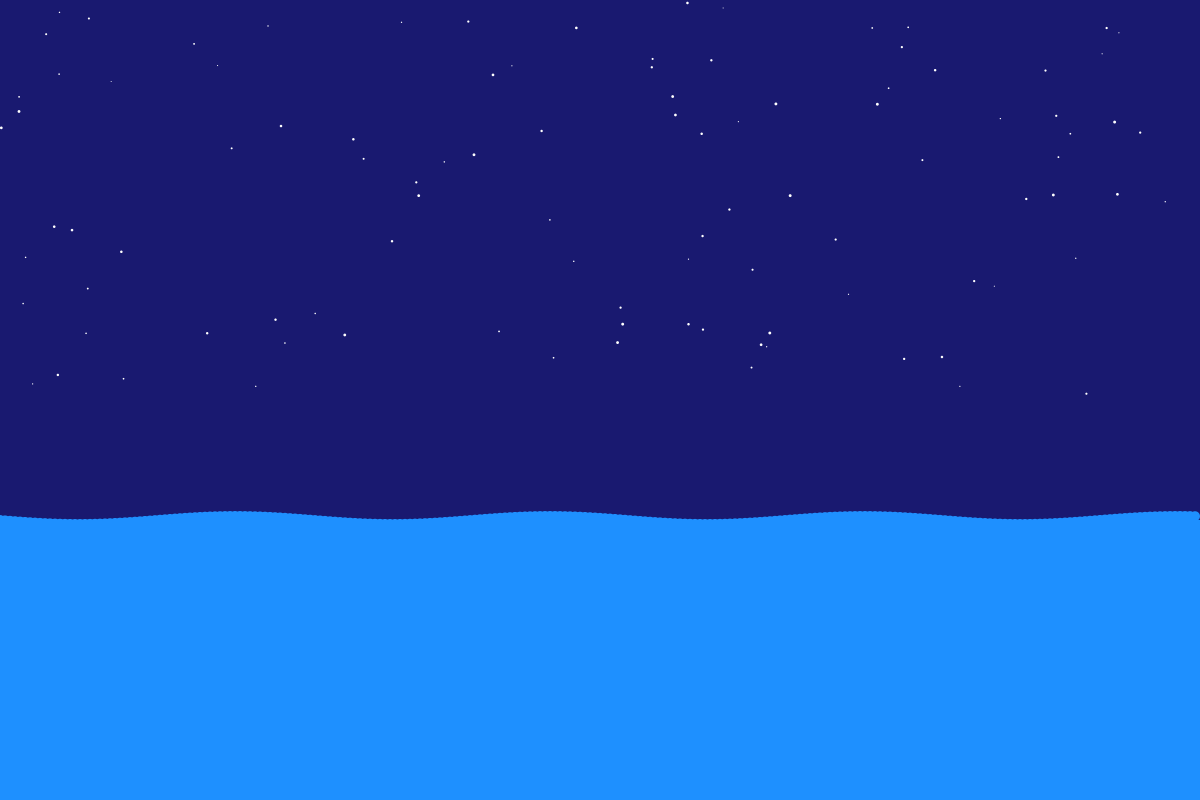
Frame 1 (no input)
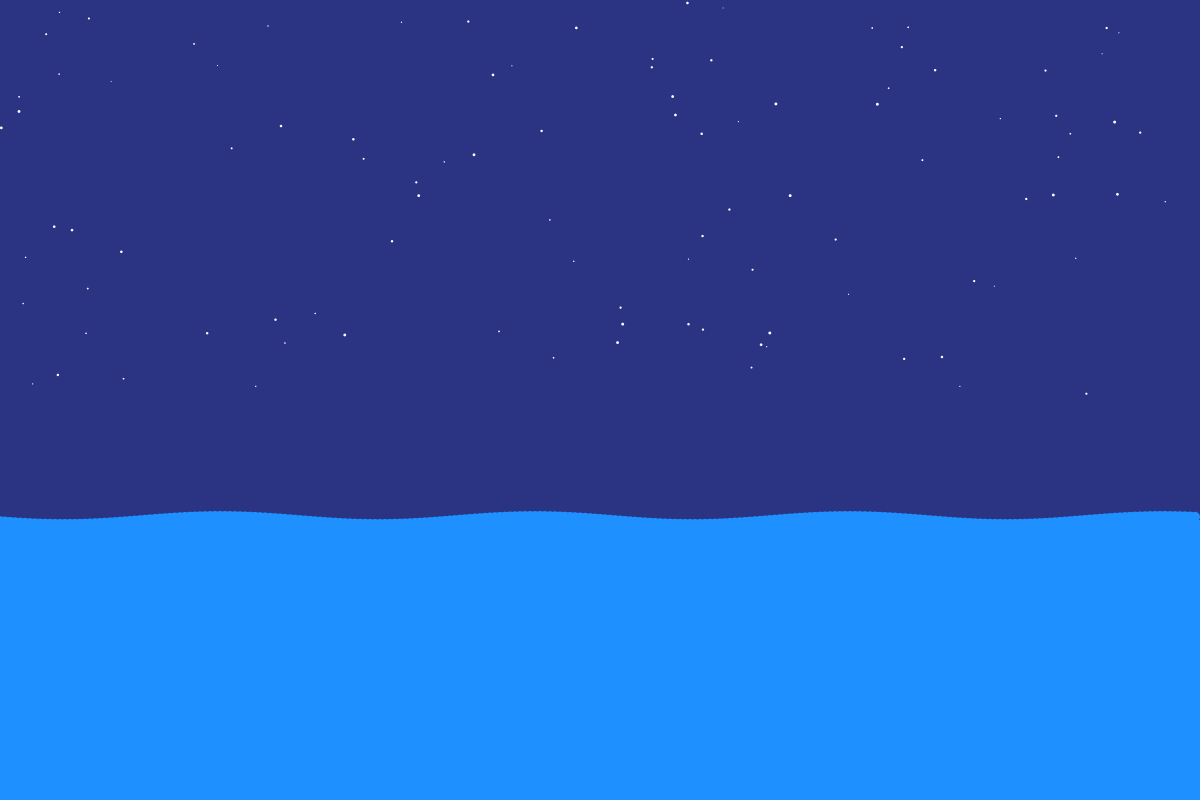
Frame 60 (the mouse pressed at the canvas centre just before this capture)
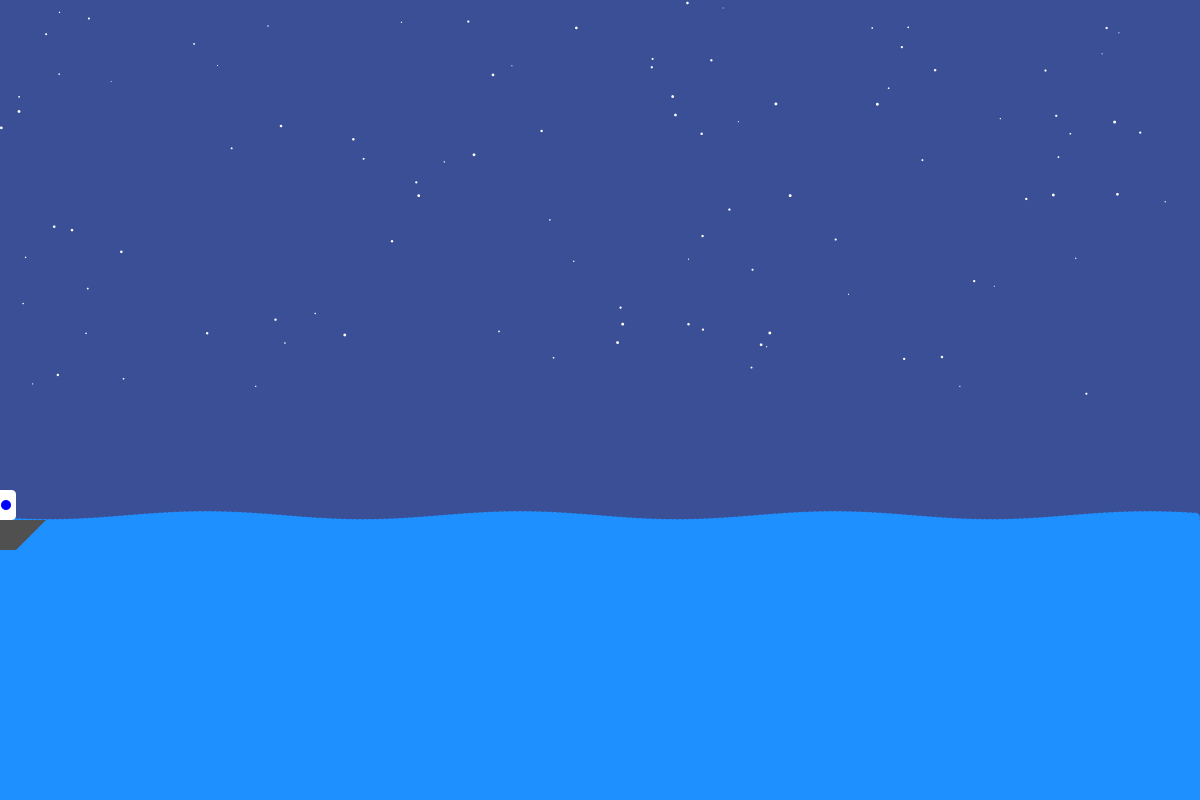
Frame 120 (the mouse held since frame 60 and released just before this capture)

The Processing sketch that drew these frames (run headless with seeded random() and noise(); from frame 60 on, the mouse is pressed at the canvas centre):

// Processing sketch: Arshiya_Huq
// ── Arshiya_Huq.pde
// Sky - Class for managing the sky color and transition
class Sky {
  color dayColor, nightColor, currentColor; // Colors for day, night, and current sky
  float timeOfDay; // Tracks the progression of time (0 to 1 cycle)

  // Constructor to initialize the sky colors and set the initial state
  Sky(color dayColor, color nightColor) {
    this.dayColor = dayColor; // Daytime sky color
    this.nightColor = nightColor; // Nighttime sky color
    this.currentColor = dayColor; // Start with day color
    this.timeOfDay = 0; // Start at the beginning of the day
  }

  // Update the time and calculate the current color based on the time of day
  void update() {
    timeOfDay += 0.0004; // Slow progression of time
    if (timeOfDay > 1) timeOfDay = 0; // Reset after a full day-night cycle
    // Interpolate between night and day colors using a sine wave for smooth transitions
    currentColor = lerpColor(nightColor, dayColor, abs(sin(TWO_PI * timeOfDay)));
  }

  // Display the current sky color as the background
  void display() {
    background(currentColor); // Set the background to the current sky color
  }
}

// Wave Class for managing the ocean waves
class Wave {
  float waveOffset, waveAmplitude, waveFrequency, waveSpeed; // Properties of the wave

  // Constructor initializes wave properties
  Wave(float waveAmplitude, float waveFrequency, float waveSpeed) {
    this.waveAmplitude = waveAmplitude; // Height of the wave
    this.waveFrequency = waveFrequency; // Frequency of the wave oscillations
    this.waveSpeed = waveSpeed; // Speed of wave movement
    this.waveOffset = 0; // Starting offset for wave animation
  }

  // Update the wave offset to simulate movement
  void update() {
    waveOffset += waveSpeed; // Shift the wave horizontally over time
  }

  // Display the ocean surface and waves
  void display() {
    fill(30, 144, 255); // Ocean blue color
    // Draw the flat surface of the ocean
    rect(0, height * 0.65, width, height * 0.35); 

    // Draw faint waves closer to the water's surface
    for (float x = 0; x < width; x += 5) {
      // Calculate wave height using a sine wave formula
      float waveHeight = sin(waveFrequency * x + waveOffset) * waveAmplitude;
      // Draw a small circle at each wave peak
      ellipse(x, height * 0.65 + waveHeight, 10, 10); 
    }
  }
}

// Star - Class for managing the stars
class Star {
  float x, y, size; // Star position and size

  // Constructor initializes a star with random position and size
  Star(float x, float y, float size) {
    this.x = x; // Horizontal position
    this.y = y; // Vertical position
    this.size = size; // Star size
  }

  // Display the star as a white ellipse
  void display() {
    fill(255); // Set fill color to white
    ellipse(x, y, size, size); // Draw the star
  }
}

// Ship - Class for managing the cruise ship
class Ship {
  float shipX, shipY, shipSpeed; // Ship position and speed

  // Constructor initializes the ship properties
  Ship(float shipX, float shipY, float shipSpeed) {
    this.shipX = shipX; // Horizontal starting position
    this.shipY = shipY; // Vertical position
    this.shipSpeed = shipSpeed; // Movement speed of the ship
  }

  // Update the ship's position and reset it if it moves off-screen
  void update() {
    shipX += shipSpeed; // Move the ship horizontally
    if (shipX > width + 150) shipX = -150; // Loop the ship back to the left when off-screen
  }

  // Display the ship as a composite of shapes
  void display() {
    // Ship hull
    fill(80, 80, 80); // Grey color for hull
    beginShape(); // Begin defining the hull shape
    vertex(shipX - 100, shipY); // Left edge
    vertex(shipX + 100, shipY); // Right edge
    vertex(shipX + 70, shipY + 30); // Bottom right
    vertex(shipX - 70, shipY + 30); // Bottom left
    endShape(CLOSE); // Close the hull shape

    // Ship deck
    fill(255); // White for the deck
    rect(shipX - 70, shipY - 30, 140, 30, 5); // Rounded rectangle for the deck

    // Ship windows
    fill(0, 0, 255); // Blue color for windows
    for (int i = -60; i <= 60; i += 30) {
      ellipse(shipX + i, shipY - 15, 10, 10); // Draw windows evenly spaced on the deck
    }

    // Chimney stack
    fill(200, 0, 0); // Red for the chimney
    rect(shipX - 20, shipY - 60, 40, 30); // Draw the chimney stack
  }
}

// Main setup and draw
Sky sky;
Ship ship;
Wave wave;
ArrayList<Star> stars;
int starCount = 100; // Total number of stars

void setup() {
  size(1200, 800); // Canvas size
  noStroke(); // Disable outlines for shapes

  // Initialize objects
  sky = new Sky(color(135, 206, 235), color(25, 25, 112)); // Sky with day and night colors
  ship = new Ship(-150, height * 0.65, 0.8); // Ship starting position and speed
  wave = new Wave(4, 0.02, 0.005); // Wave properties
  stars = new ArrayList<Star>(); // Create the list of stars

  // Initialize star positions and sizes
  for (int i = 0; i < starCount; i++) {
    stars.add(new Star(random(width), random(height / 2), random(1, 3))); // Random star attributes
  }
}

void draw() {
  // Update and display sky
  sky.update(); // Update sky color
  sky.display(); // Render sky

  // Draw stars only at night
  if (sky.currentColor != sky.dayColor) {
    for (Star star : stars) {
      star.display(); // Render each star
    }
  }

  // Draw ocean waves
  wave.update(); // Update wave movement
  wave.display(); // Render waves

  // Draw cruise ship
  ship.update(); // Update ship position
  ship.display(); // Render ship
}
